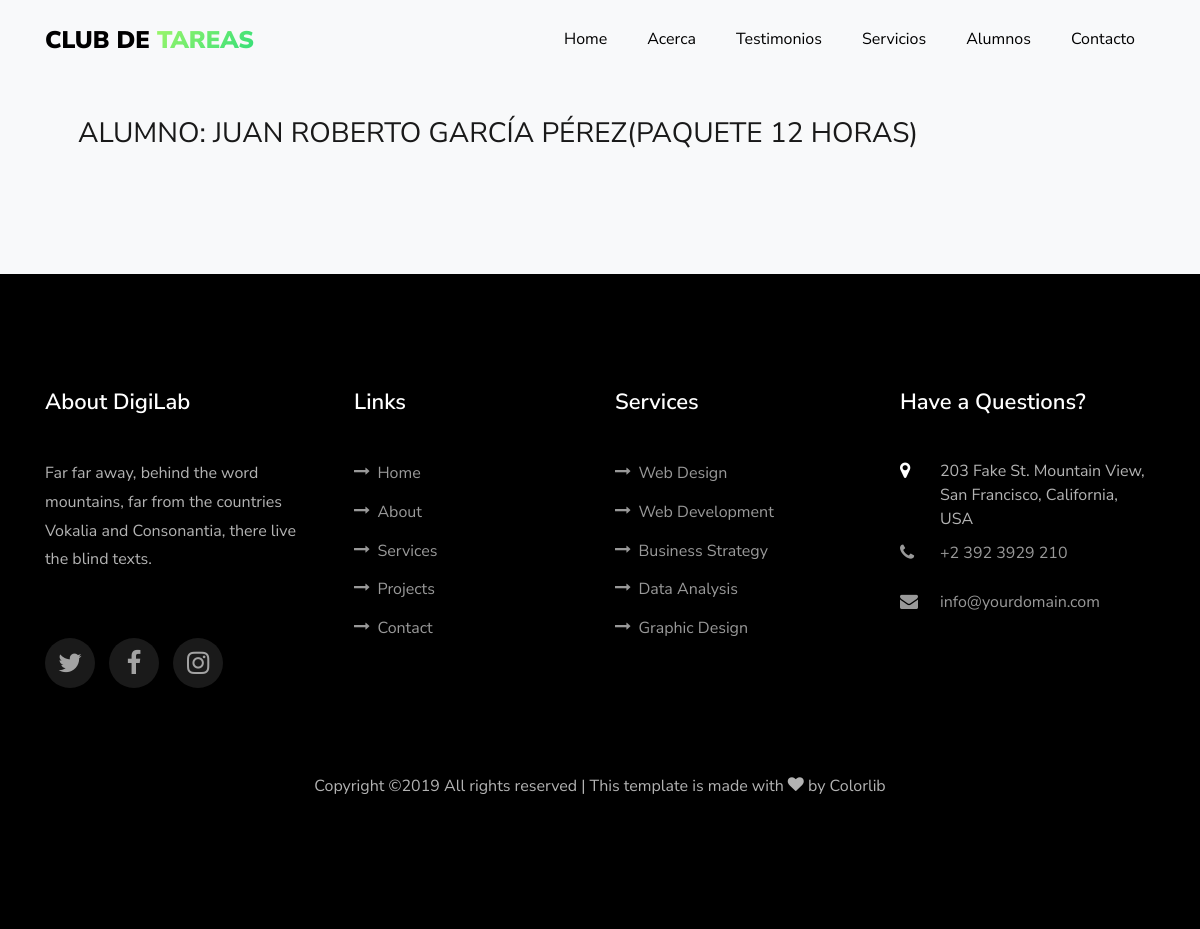
The app's page /alumnos/paquetes/clases/68f47ca7-d247-4400-9f99-bdb701c66bbe/4268fd00-876f-4ae6-b6f3-58bb4e0de97f/ with its own data.
### app/models.py (models this page shows, shortened)
class Alumno(models.Model):
    id = models.UUIDField(primary_key=True, default=uuid.uuid4, help_text="id del Alumno")
    nombre =  models.CharField(max_length=100)
    apellido = models.CharField(max_length=100)
    NIVEL_STATUS = (
         ('k','Kinder'),
         ('p','Primaria'),
         ('s','Secundaria'),
         ('b','bachillerato'),
         ('u','universidad'))
    nivel_academico = models.CharField(max_length=1,choices=NIVEL_STATUS,blank=True,help_text='Elige el nivel académico del alumno')

class Paquete_Inscrito(models.Model):
     id = models.UUIDField(primary_key=True, default=uuid.uuid4, help_text="id del Paquete")
     alumno = models.ForeignKey('Alumno',on_delete=models.CASCADE,null=True)
     fecha_de_inscripcion = models.DateField(null=True,blank=True)
     horas_consumidas = models.DurationField(default=datetime.timedelta(days=0,hours=0,minutes=0))
     ESTADO_STATUS =(
     (True,'Activo'),
     (False,'Finalizado')
     )
     tipo_de_paquete = models.ForeignKey('Tipo_de_Paquete', on_delete=models.SET_NULL, null=True,help_text='Elige el tipo de paquete del alumno')
     status = models.BooleanField(default=True,choices=ESTADO_STATUS,blank=True,help_text="Elige el estado del paquete")
     class Meta:
         verbose_name = ("Paquete Inscrito")
         verbose_name_plural = ("Paquetes Inscritos")
         ordering = ['alumno__nombre']

class Tipo_de_Paquete(models.Model):
    horas = models.IntegerField(default=1)
    class Meta:
        verbose_name = ("Tipo de Paquete")
        verbose_name_plural = ("Tipos de Paquetes")
    def __str__(self):
        return f'{self.horas} Horas'

### app/views.py (the view)
# urls.py: path('alumnos/paquetes/clases/<slug:student_id>/<slug:paquete_id>/',views.clases,name='clases'),
def clases(request,student_id,paquete_id):
    student = Alumno.objects.all().get(id=student_id)
    paquete  = Paquete_Inscrito.objects.all().get(id=paquete_id)
    clases = []
    for clase in paquete.sesiones.all() :
        clases.append(clase)
    context = {
        'student':student,
        'clases': clases,
        'paquete':paquete
         }
    return render(request,'app/clases.html',context)

### app/templates/app/clases.html (shortened to what this page needs)
{% extends 'app/base.html' %}
{% load static %}
{% block content %}
<section class="ftco-section ftco-project bg-light" id="projects-section">
  <div class="container px-md-5">
   <h3 style="text-transform: uppercase">Alumno:  {{ student.nombre }} {{ student.apellido }}(Paquete {{ paquete.tipo_de_paquete }})</h3>
  </div>
</section>
{% endblock content  %}

### records on screen
Alumno: nombre "JUAN ROBERTO", apellido "GARCÍA PÉREZ"
Paquete_Inscrito: tipo_de_paquete "12 HORAS"
